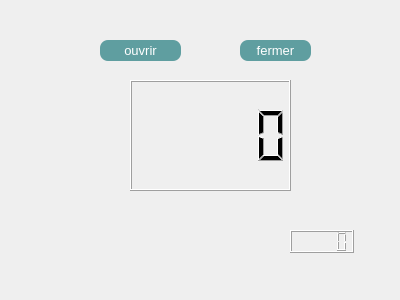
<?xml version="1.0" encoding="UTF-8"?>
<ui version="4.0">
 <class>dialog</class>
 <widget class="QDialog" name="dialog">
  <property name="geometry">
   <rect>
    <x>0</x>
    <y>0</y>
    <width>400</width>
    <height>300</height>
   </rect>
  </property>
  <property name="windowTitle">
   <string>Dialog</string>
  </property>
  <widget class="QLCDNumber" name="lcdNumber">
   <property name="geometry">
    <rect>
     <x>130</x>
     <y>80</y>
     <width>161</width>
     <height>111</height>
    </rect>
   </property>
  </widget>
  <widget class="QPushButton" name="pushButton_ON">
   <property name="geometry">
    <rect>
     <x>100</x>
     <y>40</y>
     <width>81</width>
     <height>21</height>
    </rect>
   </property>
   <property name="styleSheet">
    <string notr="true">QPushButton{border-radius: 8px;
background :#5F9EA0
;
color: white;
font-size:13px;
}
</string>
   </property>
   <property name="text">
    <string>ouvrir</string>
   </property>
  </widget>
  <widget class="QPushButton" name="pushButton_OFF">
   <property name="geometry">
    <rect>
     <x>240</x>
     <y>40</y>
     <width>71</width>
     <height>21</height>
    </rect>
   </property>
   <property name="styleSheet">
    <string notr="true">QPushButton{border-radius: 8px;
background :#5F9EA0
;
color: white;
font-size:13px;
}
</string>
   </property>
   <property name="text">
    <string>fermer</string>
   </property>
  </widget>
  <widget class="QLCDNumber" name="lcdNumber_2">
   <property name="geometry">
    <rect>
     <x>290</x>
     <y>230</y>
     <width>64</width>
     <height>23</height>
    </rect>
   </property>
  </widget>
 </widget>
 <resources/>
 <connections/>
</ui>
